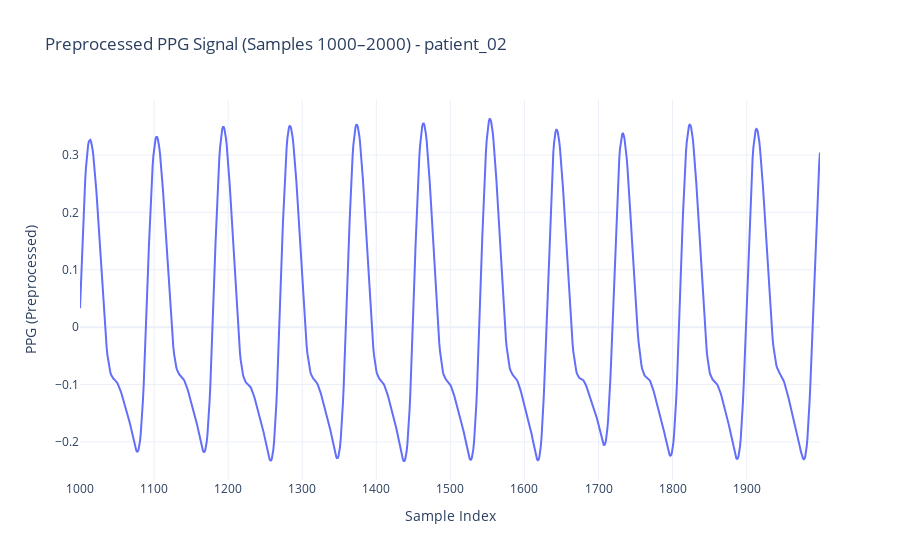

Notebook cell for this chart:
### Code cell
import pandas as pd
import numpy as np
import plotly.express as px
import pywt
from scipy.signal import butter, filtfilt

# ---- Load raw file ----
file_path = r"/home/avij/data/dataset/raw_data/patient_02.csv"
df = pd.read_csv(file_path)
ppg = df['PPG'].dropna().values

# ---- Apply full preprocessing with outlier handling ----
ppg = remove_spike_outliers(ppg.copy())  # NEW: remove outliers
ppg = normalize_signal(ppg)
ppg = wavelet_denoise(ppg)
ppg = bandpass_filter(ppg)

# ---- Slice the preprocessed signal directly ----
start_idx = 1000
end_idx = 2000
ppg_slice = ppg[start_idx:end_idx]

# ---- Plot specified range ----
slice_df = pd.DataFrame({
    "Sample Index": np.arange(start_idx, end_idx),
    "PPG (Preprocessed)": ppg_slice
})

fig = px.line(slice_df, x="Sample Index", y="PPG (Preprocessed)",
              title=f"Preprocessed PPG Signal (Samples {start_idx}–{end_idx}) - patient_02")
fig.update_layout(template='plotly_white')
fig.show()

### Figure 1 — Plotly figure (JSON) as saved in the notebook; plotly's stock layout.template omitted (floating-point values rounded to 4 significant figures; data arrays with more than 128 entries replaced by an {"elided": "..."} marker saying what was removed)
{"data": [{"hovertemplate": "Sample Index=%{x}<br>PPG (Preprocessed)=%{y}<extra></extra>", "legendgroup": "", "line": {"color": "#636efa", "dash": "solid"}, "marker": {"symbol": "circle"}, "mode": "lines", "name": "", "orientation": "v", "showlegend": false, "type": "scatter", "x": {"elided": "1000 int values"}, "xaxis": "x", "y": {"elided": "1000 float values"}, "yaxis": "y"}], "layout": {"legend": {"tracegroupgap": 0}, "title": {"text": "Preprocessed PPG Signal (Samples 1000–2000) - patient_02"}, "xaxis": {"anchor": "y", "domain": [0, 1], "title": {"text": "Sample Index"}}, "yaxis": {"anchor": "x", "domain": [0, 1], "title": {"text": "PPG (Preprocessed)"}}}}
